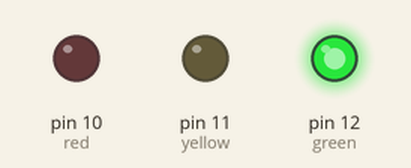
Bench run of a sketch on a simulated Arduino Uno, built with avr-gcc and run on an emulated ATmega328P. Shown: output pins drawn as LEDs (lit = HIGH).

Above: at 0.5 s.
At 1.5 s:
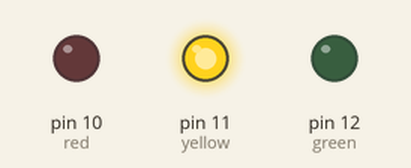
At 5.5 s:
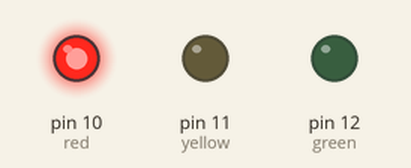
Timing chart, 0 to 6.9 s (numbered marks = the images above):
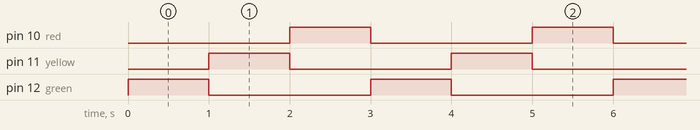

The sketch:

StopLight.ino
```cpp
// C++ code
//
#define POT A5
int red = 10;
int yellow = 11;
int green = 12;
int ans;

void stopLight(int hold ) {

  digitalWrite(green, HIGH);
  digitalWrite(yellow, LOW);
  digitalWrite(red, LOW);
  delay(hold);

  digitalWrite(yellow, HIGH);
  digitalWrite(green, LOW);
  digitalWrite(red, LOW);
    delay(hold);

  digitalWrite(red, HIGH);
  digitalWrite(yellow, LOW);
  digitalWrite(green, LOW);
  delay(hold);

}


void setup()
{
  // Baud rate
  Serial.begin(9600);

  pinMode(red, OUTPUT);
  pinMode(yellow, OUTPUT);
  pinMode(green, OUTPUT);
}

void loop(){
    stopLight(1000);
}
```

Measured:
- by itself, pin 10 (red), pin 11 (yellow), pin 12 (green): alternates HIGH for 1.0 s and LOW for 2.0 s
- by itself, everything shown: repeats every 3.0 s, in 3 steps
